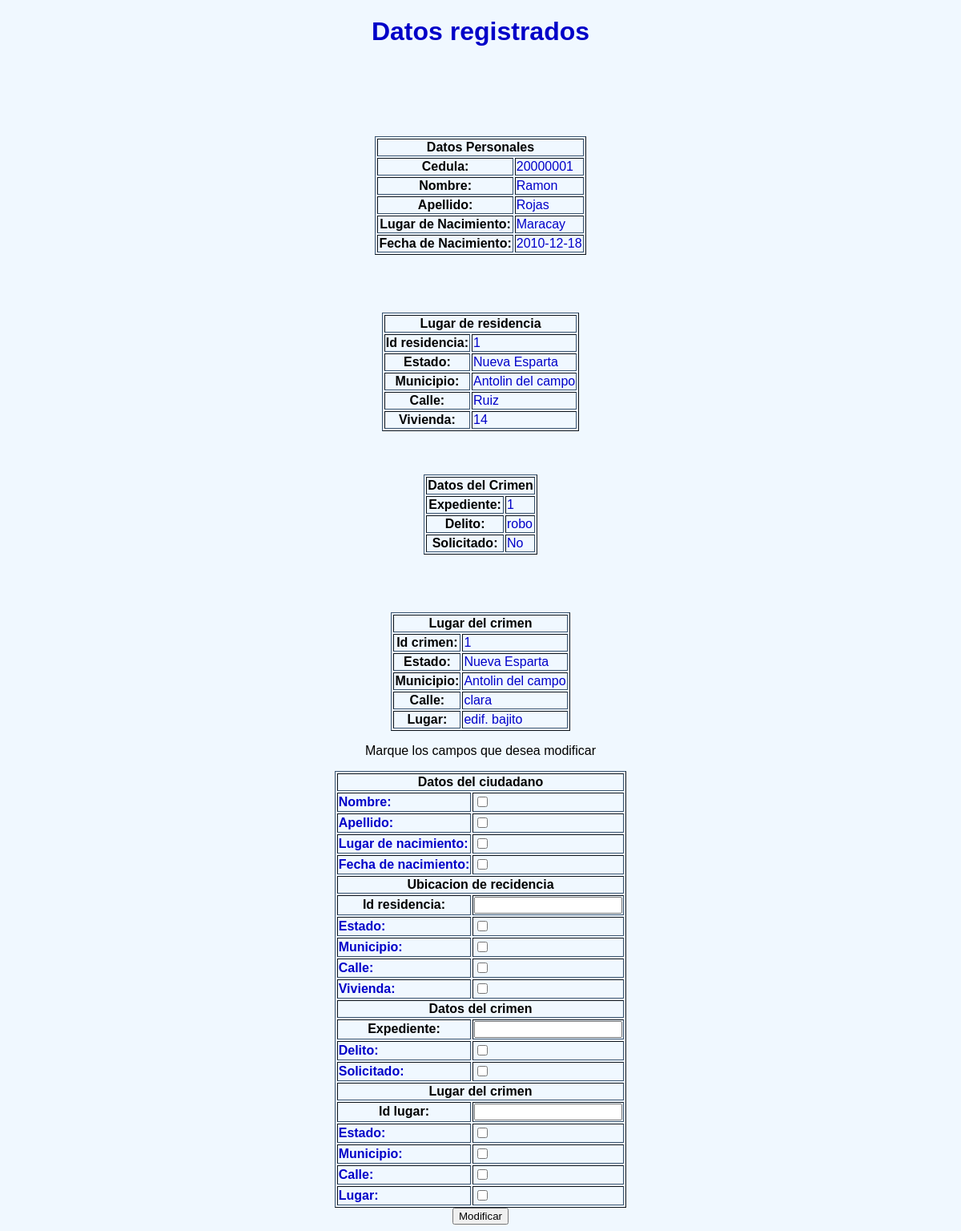
The app's page /form_modificar2.php?cedula=20000001 with its own data.
### tables this page shows
CREATE TABLE Ciudadanos(
	cedula INT UNSIGNED NOT NULL,
	nombre VARCHAR(64) NOT NULL,
	apellido VARCHAR(64) NOT NULL,
	l_nacimiento VARCHAR(64) NOT NULL,
	f_nacimiento VARCHAR(64) NOT NULL,
	PRIMARY KEY(cedula)
);

CREATE TABLE Ubicacion_Ciudadanos(
	id_uc INT UNSIGNED NOT NULL AUTO_INCREMENT,
	cedula_uc INT UNSIGNED NOT NULL,
	estado_uc VARCHAR(64) NOT NULL,
	municipio_uc VARCHAR(64) NOT NULL,
	calle_uc VARCHAR(64) NOT NULL,
	vivienda_uc VARCHAR (64) NOT NULL,
	PRIMARY KEY (id_uc),
	INDEX UC_FK1(cedula_uc),
	FOREIGN KEY(cedula_uc)
		REFERENCES Ciudadanos(cedula)
);

CREATE TABLE Crimenes(
	expediente INT UNSIGNED NOT NULL,
    delito VARCHAR(64) NOT NULL,
    solicitado BOOL NOT NULL,
    cedula_c INT UNSIGNED NOT NULL,
    PRIMARY KEY (expediente),
    INDEX C_FK1(cedula_c),
    FOREIGN KEY (cedula_c)
		REFERENCES Ciudadanos(cedula)
);

CREATE TABLE Lugar_Crimenes(
	id_lc INT UNSIGNED NOT NULL AUTO_INCREMENT,
    estado_lc VARCHAR(64) NOT NULL,
    municipio_lc VARCHAR(64) NOT NULL,
    calle_lc VARCHAR(64) NOT NULL,
    lugar_lc VARCHAR(64) NOT NULL,
    expediente_lc INT UNSIGNED NOT NULL,
    PRIMARY KEY(id_lc),
    INDEX LC_FK1(expediente_lc),
    FOREIGN KEY (expediente_lc)
		REFERENCES Crimenes(expediente)
);

### form_modificar2.php (the view, shortened to what this page needs)
<!DOCTYPE html>
<html>
  <head>
    <link rel="stylesheet" type="text/css" href="estilo.css" media="screen" />
  </head>
  <body>
    <?php
    $cedula=$_GET["cedula"];
    include("conexionBD.php");
    echo("<center><h1>Datos registrados</h1></center>");
    $consulta="SELECT * FROM Ciudadanos WHERE cedula='$cedula'";
    $resultado=mysqli_query($conexion, $consulta);
    if($fila=mysqli_fetch_array($resultado, MYSQLI_ASSOC)){
      $consulta="SELECT * FROM Ciudadanos WHERE cedula='$cedula'";
      $resultado=mysqli_query($conexion, $consulta);
      mysqli_set_charset($conexion, "utf8");
      echo ("<center><table border='1'>");
      echo("<tr><th colspan='2'>Datos Personales</th></tr>");
      while($fila=mysqli_fetch_array($resultado, MYSQLI_ASSOC)){
        echo ("<tr><th>Cedula: </th><br /><td>$fila[cedula]</td></tr>");
        echo ("<tr><th>Nombre: </th><br /><td>$fila[nombre]</td></tr>");
        echo ("<tr><th>Apellido: </th><br /><td>$fila[apellido]</td></tr>");
        echo ("<tr><th>Lugar de Nacimiento: </th><br /><td>$fila[l_nacimiento]</td></tr>");
        echo ("<tr><th>Fecha de Nacimiento: </th><br /><td>$fila[f_nacimiento]</td></tr>");
      }
      echo("</table></center>");
            $consulta="SELECT * FROM Ubicacion_Ciudadanos WHERE cedula_uc='$cedula'";
            $resultado=mysqli_query($conexion, $consulta);
            echo("<center><table border='1'>");
            echo("<tr><th colspan='2'>Lugar de residencia</th></tr>");
            while($fila=mysqli_fetch_array($resultado, MYSQLI_ASSOC)){
              echo ("<tr><th>Id residencia:</th><td>$fila[id_uc]</td></tr>");
              echo ("<tr><th>Estado: </th><br /><td>$fila[estado_uc]</td></tr>");
              echo ("<tr><th>Municipio: </th><br /><td>$fila[municipio_uc]</td></tr>");
              echo ("<tr><th>Calle: </th><br /><td>$fila[calle_uc]</td></tr>");
              echo ("<tr><th>Vivienda: </th><br /><td>$fila[vivienda_uc]</td></tr>");
              }
            echo("</table></center>");
      $consulta="SELECT * FROM Crimenes WHERE cedula_c='$cedula'";
      $resultado=mysqli_query($conexion, $consulta);
      echo("<center><table border='1'>");
      echo("<tr><th colspan='2'>Datos del Crimen</th></tr>");
      while($fila=mysqli_fetch_array($resultado, MYSQLI_ASSOC)){
        echo ("<tr><th>Expediente: </th><br /><td>$fila[expediente]</td></tr>");
        echo ("<tr><th>Delito: </th><br /><td>$fila[delito]</td></tr>");
        if($fila["solicitato"]==0){
          $fila["solicitado"]="No";
        }
        else{
          $fila["solicitado"]="Si";
        }
        echo ("<tr><th>Solicitado: </th><br /><td>$fila[solicitado]</td></tr>");
        }
      echo("</table></center>");
      $consulta="SELECT * FROM Lugar_Crimenes, Crimenes WHERE expediente_lc=expediente AND cedula_c=$cedula";
      $resultado=mysqli_query($conexion, $consulta);
      echo("<center><table border='1'>");
      echo("<tr><th colspan='2'>Lugar del crimen</th></tr>");
      while($fila=mysqli_fetch_array($resultado, MYSQLI_ASSOC)){
        echo ("<tr><th>Id crimen:</th><td>$fila[id_lc]</td></tr>");
        echo ("<tr><th>Estado: </th><br /><td>$fila[estado_lc]</td></tr>");
        echo ("<tr><th>Municipio: </th><br /><td>$fila[municipio_lc]</td></tr>");
        echo ("<tr><th>Calle: </th><br /><td>$fila[calle_lc]</td></tr>");
        echo ("<tr><th>Lugar: </th><br /><td>$fila[lugar_lc]</td></tr>");
      }
      echo("</table></center>");
    }
    else{
      echo("<h2><center>El ciudadano no ha cometido delitos anteriormente</center></h2>");
    }
    ?>
    <center>
      <p>
  Marque los campos que desea modificar
</p>
<form name="Modificar" action="form_modificar3.php" method="get">
  <table border="1">
    <tr><th colspan='2'>Datos del ciudadano</th></tr>
    <tr>
      <td><strong>Nombre: </strong></td>
      <td><input name="nombre" type="checkbox" value="true"/></td>
    </tr>
    <tr>
      <td><strong>Apellido: </strong></td>
      <td><input name="apellido" type="checkbox" value="true" /></td>
    </tr>
    <tr>
      <td><strong>Lugar de nacimiento: </strong></td>
      <td><input name="l_nacimiento" type="checkbox" value="true" /></td>
    </tr>
    <tr>
      <td><strong>Fecha de nacimiento: </strong></td>
      <td><input name="f_nacimiento" type="checkbox" value="true" /></td>
    </tr>
    <tr><th colspan='2'>Ubicacion de recidencia</th></tr>
    <tr>
      <th>Id residencia:</th>
      <td><input name="id_uc" type="text"</td>
    </tr>
    <tr>
      <td><strong>Estado: </strong></td>
      <td><input name="estado_uc" type="checkbox" value="true" /></td>
    </tr>
    <tr>
      <td><strong>Municipio: </strong></td>
      <td><input name="municipio_uc" type="checkbox" value="true" /></td>
    </tr>
    <tr>
      <td><strong>Calle: </strong></td>
      <td><input name="calle_uc" type="checkbox" value="true" /></td>
    </tr>
    <tr>
      <td><strong>Vivienda: </strong></td>
      <td><input name="vivienda_uc" type="checkbox" value="true" /></td>
    </tr>
    <tr><th colspan='2'>Datos del crimen</th></tr>
    <tr>
      <th>Expediente:</th>
      <td><input name="expediente" type="text"</td>
    </tr>
    <tr>
      <td><strong>Delito: </strong></td>
      <td><input name="delito" type="checkbox" value="true" /></td>
    </tr>
    <tr>
      <td><strong>Solicitado: </strong></td>
      <td><input name="solicitado" type="checkbox" value="true" /></td>
    </tr>
    <tr><th colspan='2'>Lugar del crimen</th></tr>
    <tr>
      <th>Id lugar:</th>
      <td><input name="id_lc" type="text"</td>
    </tr>
    <tr>
      <td><strong>Estado: </strong></td>
      <td><input name="estado_lc" type="checkbox" value="true" /></td>
    </tr>
    <tr>
      <td><strong>Municipio: </strong></td>
      <td><input name="municipio_lc" type="checkbox" value="true" /></td>
    </tr>
    <tr>
      <td><strong>Calle: </strong></td>
      <td><input name="calle_lc" type="checkbox" value="true" /></td>
    </tr>
    <tr>
      <td><strong>Lugar: </strong></td>
      <td><input name="lugar_lc" type="checkbox" value="true" /></td>
    </tr>
  </table>
  <input value="Modificar" type="submit"/>
</form>
    </center>
  </body>
</html>

### estilo.css (style rules this page uses)
body { background-color: #f0f8ff; font-family: Helvetica, sans-serif; }
h1 { color: #0000c8; font-style: bold; text-shadow: black, 4px, 3px, 7px, 2px; }
table { border-color:#37526f; }
td { font-style: bold; color: #0000c8; }

### records on screen
ciudadanos: cedula "20000001", nombre "Ramon", apellido "Rojas", l_nacimiento "Maracay", f_nacimiento "2010-12-18"
ubicacion_ciudadanos: id_uc "1", estado_uc "Nueva Esparta", municipio_uc "Antolin del campo", calle_uc "Ruiz", vivienda_uc "14"
crimenes: expediente "1", delito "robo", fila "No"
lugar_crimenes: id_lc "1", estado_lc "Nueva Esparta", municipio_lc "Antolin del campo", calle_lc "clara", lugar_lc "edif. bajito"
